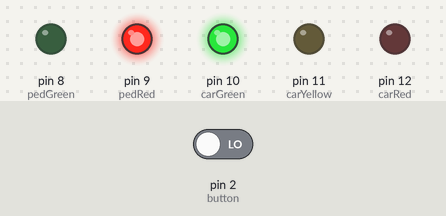
Bench run of a sketch on a simulated Arduino Uno, built with avr-gcc and run on an emulated ATmega328P. On the bench: output pins drawn as LEDs (lit = HIGH). Inputs (shaded band) come from the test bench; at power-on: pin 2 (button) LOW.

Above: at 4.2 s.
4.3 s: pin 2 (button) driven LOW
5.8 s: pin 2 (button) driven HIGH
At 7.5 s:
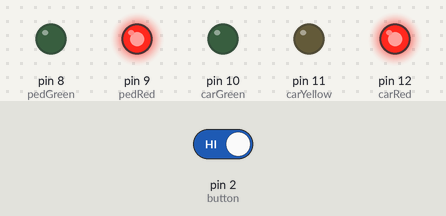
At 9.1 s:
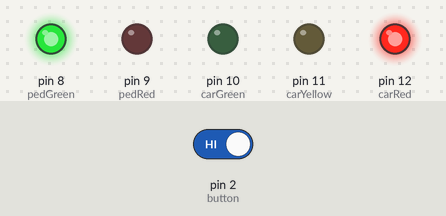
Timing chart, 0 to 16.3 s (numbered marks = the images above; inputs shaded):
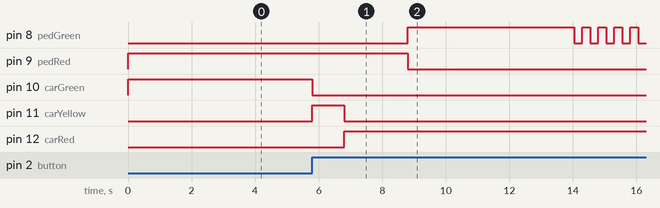

Measured:
- after the input at 4.3 s, every drawn part: stays the same
- after the input at 5.8 s, pin 8 (pedGreen): LOW → HIGH after 3.0 s, then repeats every 0.50 s: LOW 0.25 s, HIGH 0.25 s; pin 9 (pedRed): HIGH → LOW after 3.0 s; pin 10 (carGreen): HIGH → LOW at once; pin 11 (carYellow): LOW → HIGH at once, → LOW 1.0 s later; pin 12 (carRed): LOW → HIGH after 1.0 s

The sketch:

Projeto_4_Semaforo_Interativo.ino
```cpp
// Projeto 4 – Semáforo interativo

int carRed = 12;             // estabelece o semáforo para carros
int carYellow = 11;
int carGreen = 10;
int pedRed = 9;             // estabelece o semáforo para pedestres
int pedGreen = 8;
int button = 2;             // pino do botão
int crossTime = 5000;       // tempo para que os pedestres atravessem
unsigned long changeTime;   // tempo desde que o botão foi pressionado

void setup(){
  pinMode(carRed, OUTPUT);
  pinMode(carYellow, OUTPUT);
  pinMode(carGreen, OUTPUT);
  pinMode(pedRed, OUTPUT);
  pinMode(pedGreen, OUTPUT);
  pinMode(button, INPUT); // botão no pino 2

  // acende a luz verde
  digitalWrite(carGreen, HIGH);
  digitalWrite(pedRed, HIGH);
}

void loop(){
 int state = digitalRead(button);

 /* verifica se o botão foi pressionado e se transcorreram 5 segundos
     desde a última vez que isso ocorreu */
 if (state == HIGH && (millis() - changeTime) > 5000) {
   // Chama a função para alterar as luzes
   changeLights();
 }
}

void changeLights() {
 digitalWrite(carGreen, LOW);
 digitalWrite(carYellow, HIGH);
 delay(1000);

 digitalWrite(carYellow, LOW);
 digitalWrite(carRed, HIGH);
 delay(2000);

 digitalWrite(pedRed, LOW);
 digitalWrite(pedGreen, HIGH);
 delay(crossTime);

 // pisca o verde dos pedestres
 for (int x=0; x<10; x++) {
    digitalWrite(pedGreen, HIGH);
    delay(250);
    digitalWrite(pedGreen, LOW);
    delay(250);
  }

 // acende o vermelho dos pedestres
 digitalWrite(pedRed, HIGH);
 delay(500);

 digitalWrite(carRed, LOW);
 digitalWrite(carGreen, HIGH);
 delay(1000);

 // registra o tempo desde a última alteração no semáforo
 changeTime = millis();
 // depois retorna para o loop principal do programa
}
```
